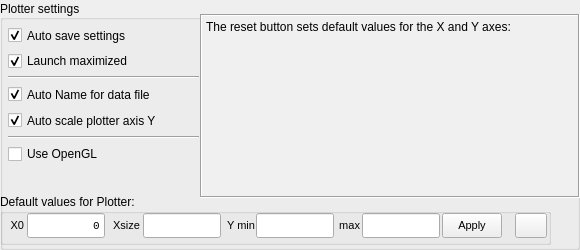
      <widget class="QGroupBox" name="groupBoxPlot">
       <property name="minimumSize">
        <size>
         <width>580</width>
         <height>250</height>
        </size>
       </property>
       <property name="maximumSize">
        <size>
         <width>550</width>
         <height>250</height>
        </size>
       </property>
       <property name="layoutDirection">
        <enum>Qt::LeftToRight</enum>
       </property>
       <property name="title">
        <string>Plotter settings</string>
       </property>
       <property name="alignment">
        <set>Qt::AlignLeading|Qt::AlignLeft|Qt::AlignVCenter</set>
       </property>
       <property name="flat">
        <bool>true</bool>
       </property>
       <property name="checkable">
        <bool>false</bool>
       </property>
       <widget class="QWidget" name="layoutWidget2">
        <property name="geometry">
         <rect>
          <x>8</x>
          <y>20</y>
          <width>191</width>
          <height>156</height>
         </rect>
        </property>
        <layout class="QVBoxLayout" name="verticalLayout">
         <property name="spacing">
          <number>0</number>
         </property>
         <item>
          <widget class="QCheckBox" name="checkBAutoSaveSet">
           <property name="sizePolicy">
            <sizepolicy hsizetype="Minimum" vsizetype="Fixed">
             <horstretch>0</horstretch>
             <verstretch>0</verstretch>
            </sizepolicy>
           </property>
           <property name="minimumSize">
            <size>
             <width>18</width>
             <height>21</height>
            </size>
           </property>
           <property name="maximumSize">
            <size>
             <width>16777215</width>
             <height>16777215</height>
            </size>
           </property>
           <property name="toolTip">
            <string>Auto save settings</string>
           </property>
           <property name="statusTip">
            <string>Auto save settings</string>
           </property>
           <property name="layoutDirection">
            <enum>Qt::LeftToRight</enum>
           </property>
           <property name="text">
            <string>Auto save settings</string>
           </property>
           <property name="checked">
            <bool>true</bool>
           </property>
          </widget>
         </item>
         <item>
          <widget class="QCheckBox" name="checkBLaunchMax">
           <property name="enabled">
            <bool>true</bool>
           </property>
           <property name="layoutDirection">
            <enum>Qt::LeftToRight</enum>
           </property>
           <property name="text">
            <string>Launch maximized</string>
           </property>
           <property name="checked">
            <bool>true</bool>
           </property>
          </widget>
         </item>
         <item>
          <widget class="Line" name="line">
           <property name="orientation">
            <enum>Qt::Horizontal</enum>
           </property>
          </widget>
         </item>
         <item>
          <widget class="QCheckBox" name="checkBAutoNameFile">
           <property name="sizePolicy">
            <sizepolicy hsizetype="Minimum" vsizetype="Fixed">
             <horstretch>0</horstretch>
             <verstretch>0</verstretch>
            </sizepolicy>
           </property>
           <property name="minimumSize">
            <size>
             <width>120</width>
             <height>21</height>
            </size>
           </property>
           <property name="maximumSize">
            <size>
             <width>16777215</width>
             <height>16777215</height>
            </size>
           </property>
           <property name="toolTip">
            <string>Auto set name file for save data [brga_YYMMDD-hhmmss]</string>
           </property>
           <property name="statusTip">
            <string>Auto save settings</string>
           </property>
           <property name="layoutDirection">
            <enum>Qt::LeftToRight</enum>
           </property>
           <property name="text">
            <string>Auto Name for data file</string>
           </property>
           <property name="checked">
            <bool>true</bool>
           </property>
          </widget>
         </item>
         <item>
          <widget class="QCheckBox" name="checkBAutoScaleY">
           <property name="sizePolicy">
            <sizepolicy hsizetype="Minimum" vsizetype="Fixed">
             <horstretch>0</horstretch>
             <verstretch>0</verstretch>
            </sizepolicy>
           </property>
           <property name="minimumSize">
            <size>
             <width>18</width>
             <height>21</height>
            </size>
           </property>
           <property name="maximumSize">
            <size>
             <width>16777215</width>
             <height>16777215</height>
            </size>
           </property>
           <property name="toolTip">
            <string>Auto scale</string>
           </property>
           <property name="statusTip">
            <string>Auto scale</string>
           </property>
           <property name="layoutDirection">
            <enum>Qt::LeftToRight</enum>
           </property>
           <property name="text">
            <string>Auto scale plotter axis Y</string>
           </property>
           <property name="checked">
            <bool>true</bool>
           </property>
          </widget>
         </item>
         <item>
          <widget class="Line" name="line_2">
           <property name="orientation">
            <enum>Qt::Horizontal</enum>
           </property>
          </widget>
         </item>
         <item>
          <widget class="QCheckBox" name="checkBOGL">
           <property name="enabled">
            <bool>true</bool>
           </property>
           <property name="layoutDirection">
            <enum>Qt::LeftToRight</enum>
           </property>
           <property name="text">
            <string>Use OpenGL</string>
           </property>
           <property name="checked">
            <bool>false</bool>
           </property>
          </widget>
         </item>
        </layout>
       </widget>
       <widget class="QTextBrowser" name="textBrowserNoteReset">
        <property name="enabled">
         <bool>true</bool>
        </property>
        <property name="geometry">
         <rect>
          <x>200</x>
          <y>14</y>
          <width>380</width>
          <height>184</height>
         </rect>
        </property>
        <property name="sizePolicy">
         <sizepolicy hsizetype="Expanding" vsizetype="Expanding">
          <horstretch>192</horstretch>
          <verstretch>120</verstretch>
         </sizepolicy>
        </property>
        <property name="minimumSize">
         <size>
          <width>380</width>
          <height>184</height>
         </size>
        </property>
        <property name="maximumSize">
         <size>
          <width>380</width>
          <height>140</height>
         </size>
        </property>
        <property name="palette">
         <palette>
          <active>
           <colorrole role="Base">
            <brush brushstyle="SolidPattern">
             <color alpha="255">
              <red>240</red>
              <green>240</green>
              <blue>240</blue>
             </color>
            </brush>
           </colorrole>
          </active>
          <inactive>
           <colorrole role="Base">
            <brush brushstyle="SolidPattern">
             <color alpha="255">
              <red>240</red>
              <green>240</green>
              <blue>240</blue>
             </color>
            </brush>
           </colorrole>
          </inactive>
          <disabled>
           <colorrole role="Base">
            <brush brushstyle="SolidPattern">
             <color alpha="255">
              <red>232</red>
              <green>231</green>
              <blue>223</blue>
             </color>
            </brush>
           </colorrole>
          </disabled>
         </palette>
        </property>
        <property name="font">
         <font>
          <pointsize>8</pointsize>
         </font>
        </property>
        <property name="frameShape">
         <enum>QFrame::Box</enum>
        </property>
        <property name="frameShadow">
         <enum>QFrame::Sunken</enum>
        </property>
        <property name="lineWidth">
         <number>1</number>
        </property>
        <property name="markdown">
         <string>The reset button sets default values for the X and Y axes:

</string>
        </property>
        <property name="html">
         <string>&lt;!DOCTYPE HTML PUBLIC &quot;-//W3C//DTD HTML 4.0//EN&quot; &quot;http://www.w3.org/TR/REC-html40/strict.dtd&quot;&gt;
&lt;html&gt;&lt;head&gt;&lt;meta name=&quot;qrichtext&quot; content=&quot;1&quot; /&gt;&lt;meta charset=&quot;utf-8&quot; /&gt;&lt;style type=&quot;text/css&quot;&gt;
p, li { white-space: pre-wrap; }
hr { height: 1px; border-width: 0; }
li.unchecked::marker { content: &quot;\2610&quot;; }
li.checked::marker { content: &quot;\2612&quot;; }
&lt;/style&gt;&lt;/head&gt;&lt;body style=&quot; font-family:'Segoe UI'; font-size:8pt; font-weight:400; font-style:normal;&quot;&gt;
&lt;p style=&quot; margin-top:0px; margin-bottom:0px; margin-left:0px; margin-right:0px; -qt-block-indent:0; text-indent:0px;&quot;&gt;&lt;span style=&quot; font-size:9pt; color:#000000;&quot;&gt;The reset button sets default values for the X and Y axes:&lt;/span&gt;&lt;/p&gt;&lt;/body&gt;&lt;/html&gt;</string>
        </property>
       </widget>
       <widget class="QGroupBox" name="groupBox">
        <property name="geometry">
         <rect>
          <x>0</x>
          <y>194</y>
          <width>551</width>
          <height>51</height>
         </rect>
        </property>
        <property name="title">
         <string>Default values for Plotter:</string>
        </property>
        <property name="flat">
         <bool>true</bool>
        </property>
        <widget class="QLineEdit" name="lineEditAxYmin">
         <property name="enabled">
          <bool>true</bool>
         </property>
         <property name="geometry">
          <rect>
           <x>256</x>
           <y>19</y>
           <width>78</width>
           <height>25</height>
          </rect>
         </property>
         <property name="sizePolicy">
          <sizepolicy hsizetype="Fixed" vsizetype="Fixed">
           <horstretch>0</horstretch>
           <verstretch>0</verstretch>
          </sizepolicy>
         </property>
         <property name="minimumSize">
          <size>
           <width>25</width>
           <height>25</height>
          </size>
         </property>
         <property name="maximumSize">
          <size>
           <width>78</width>
           <height>25</height>
          </size>
         </property>
         <property name="font">
          <font>
           <family>Liberation Mono</family>
           <pointsize>8</pointsize>
          </font>
         </property>
         <property name="toolTip">
          <string>min value axis Y</string>
         </property>
         <property name="statusTip">
          <string>min value axis Y</string>
         </property>
         <property name="alignment">
          <set>Qt::AlignRight|Qt::AlignTrailing|Qt::AlignVCenter</set>
         </property>
        </widget>
        <widget class="QLineEdit" name="lineEditAxX0">
         <property name="enabled">
          <bool>true</bool>
         </property>
         <property name="geometry">
          <rect>
           <x>27</x>
           <y>19</y>
           <width>78</width>
           <height>25</height>
          </rect>
         </property>
         <property name="sizePolicy">
          <sizepolicy hsizetype="Fixed" vsizetype="Fixed">
           <horstretch>0</horstretch>
           <verstretch>0</verstretch>
          </sizepolicy>
         </property>
         <property name="minimumSize">
          <size>
           <width>25</width>
           <height>25</height>
          </size>
         </property>
         <property name="maximumSize">
          <size>
           <width>78</width>
           <height>25</height>
          </size>
         </property>
         <property name="font">
          <font>
           <family>Liberation Mono</family>
           <pointsize>8</pointsize>
           <bold>false</bold>
          </font>
         </property>
         <property name="toolTip">
          <string>min value axis Y</string>
         </property>
         <property name="statusTip">
          <string>min value axis Y</string>
         </property>
         <property name="text">
          <string>0</string>
         </property>
         <property name="maxLength">
          <number>65500</number>
         </property>
         <property name="alignment">
          <set>Qt::AlignRight|Qt::AlignTrailing|Qt::AlignVCenter</set>
         </property>
         <property name="readOnly">
          <bool>true</bool>
         </property>
        </widget>
        <widget class="QLineEdit" name="lineEditAxXsize">
         <property name="enabled">
          <bool>true</bool>
         </property>
         <property name="geometry">
          <rect>
           <x>143</x>
           <y>19</y>
           <width>78</width>
           <height>25</height>
          </rect>
         </property>
         <property name="sizePolicy">
          <sizepolicy hsizetype="Fixed" vsizetype="Fixed">
           <horstretch>0</horstretch>
           <verstretch>0</verstretch>
          </sizepolicy>
         </property>
         <property name="minimumSize">
          <size>
           <width>25</width>
           <height>25</height>
          </size>
         </property>
         <property name="maximumSize">
          <size>
           <width>78</width>
           <height>25</height>
          </size>
         </property>
         <property name="font">
          <font>
           <family>Liberation Mono</family>
           <pointsize>8</pointsize>
           <bold>false</bold>
          </font>
         </property>
         <property name="toolTip">
          <string>min value axis Y</string>
         </property>
         <property name="statusTip">
          <string>min value axis Y</string>
         </property>
         <property name="maxLength">
          <number>65500</number>
         </property>
         <property name="alignment">
          <set>Qt::AlignRight|Qt::AlignTrailing|Qt::AlignVCenter</set>
         </property>
        </widget>
        <widget class="QLineEdit" name="lineEditAxYmax">
         <property name="enabled">
          <bool>true</bool>
         </property>
         <property name="geometry">
          <rect>
           <x>362</x>
           <y>19</y>
           <width>78</width>
           <height>25</height>
          </rect>
         </property>
         <property name="sizePolicy">
          <sizepolicy hsizetype="Fixed" vsizetype="Fixed">
           <horstretch>0</horstretch>
           <verstretch>0</verstretch>
          </sizepolicy>
         </property>
         <property name="minimumSize">
          <size>
           <width>25</width>
           <height>25</height>
          </size>
         </property>
         <property name="maximumSize">
          <size>
           <width>78</width>
           <height>25</height>
          </size>
         </property>
         <property name="font">
          <font>
           <family>Liberation Mono</family>
           <pointsize>8</pointsize>
           <bold>false</bold>
          </font>
         </property>
         <property name="toolTip">
          <string>max value axis Y</string>
         </property>
         <property name="statusTip">
          <string>max value axis Y</string>
         </property>
         <property name="alignment">
          <set>Qt::AlignRight|Qt::AlignTrailing|Qt::AlignVCenter</set>
         </property>
        </widget>
        <widget class="QLabel" name="labelXsize">
         <property name="geometry">
          <rect>
           <x>106</x>
           <y>19</y>
           <width>34</width>
           <height>25</height>
          </rect>
         </property>
         <property name="minimumSize">
          <size>
           <width>25</width>
           <height>25</height>
          </size>
         </property>
         <property name="maximumSize">
          <size>
           <width>34</width>
           <height>25</height>
          </size>
         </property>
         <property name="font">
          <font>
           <pointsize>8</pointsize>
           <bold>false</bold>
          </font>
         </property>
         <property name="text">
          <string>Xsize</string>
         </property>
         <property name="alignment">
          <set>Qt::AlignRight|Qt::AlignTrailing|Qt::AlignVCenter</set>
         </property>
        </widget>
        <widget class="QLabel" name="labelYscale">
         <property name="geometry">
          <rect>
           <x>221</x>
           <y>19</y>
           <width>34</width>
           <height>25</height>
          </rect>
         </property>
         <property name="minimumSize">
          <size>
           <width>34</width>
           <height>25</height>
          </size>
         </property>
         <property name="maximumSize">
          <size>
           <width>34</width>
           <height>25</height>
          </size>
         </property>
         <property name="font">
          <font>
           <pointsize>8</pointsize>
           <bold>false</bold>
          </font>
         </property>
         <property name="text">
          <string>Y min</string>
         </property>
         <property name="alignment">
          <set>Qt::AlignRight|Qt::AlignTrailing|Qt::AlignVCenter</set>
         </property>
        </widget>
        <widget class="QPushButton" name="pushBPlotDefSave">
         <property name="enabled">
          <bool>true</bool>
         </property>
         <property name="geometry">
          <rect>
           <x>442</x>
           <y>19</y>
           <width>60</width>
           <height>25</height>
          </rect>
         </property>
         <property name="sizePolicy">
          <sizepolicy hsizetype="Fixed" vsizetype="Fixed">
           <horstretch>0</horstretch>
           <verstretch>0</verstretch>
          </sizepolicy>
         </property>
         <property name="minimumSize">
          <size>
           <width>25</width>
           <height>25</height>
          </size>
         </property>
         <property name="maximumSize">
          <size>
           <width>60</width>
           <height>25</height>
          </size>
         </property>
         <property name="font">
          <font>
           <pointsize>8</pointsize>
          </font>
         </property>
         <property name="toolTip">
          <string>Reset to defaults value for all axises</string>
         </property>
         <property name="statusTip">
          <string>Reset to defaults value for all axises</string>
         </property>
         <property name="layoutDirection">
          <enum>Qt::LeftToRight</enum>
         </property>
         <property name="text">
          <string>Apply</string>
         </property>
         <property name="checkable">
          <bool>false</bool>
         </property>
         <property name="flat">
          <bool>false</bool>
         </property>
        </widget>
        <widget class="QPushButton" name="pushBPlotDefReset">
         <property name="enabled">
          <bool>true</bool>
         </property>
         <property name="geometry">
          <rect>
           <x>515</x>
           <y>19</y>
           <width>32</width>
           <height>25</height>
          </rect>
         </property>
         <property name="sizePolicy">
          <sizepolicy hsizetype="Fixed" vsizetype="Fixed">
           <horstretch>0</horstretch>
           <verstretch>0</verstretch>
          </sizepolicy>
         </property>
         <property name="minimumSize">
          <size>
           <width>25</width>
           <height>25</height>
          </size>
         </property>
         <property name="maximumSize">
          <size>
           <width>32</width>
           <height>25</height>
          </size>
         </property>
         <property name="font">
          <font>
           <pointsize>8</pointsize>
          </font>
         </property>
         <property name="toolTip">
          <string>Reset to defaults value for Plotter</string>
         </property>
         <property name="statusTip">
          <string>Reset to defaults value for Plotter</string>
         </property>
         <property name="layoutDirection">
          <enum>Qt::LeftToRight</enum>
         </property>
         <property name="text">
          <string/>
         </property>
         <property name="icon">
          <iconset resource="btns.qrc">
           <normaloff>:/images/btnS0.png</normaloff>:/images/btnS0.png</iconset>
         </property>
         <property name="checkable">
          <bool>false</bool>
         </property>
         <property name="flat">
          <bool>false</bool>
         </property>
        </widget>
        <widget class="QLabel" name="labelX0">
         <property name="geometry">
          <rect>
           <x>4</x>
           <y>19</y>
           <width>20</width>
           <height>25</height>
          </rect>
         </property>
         <property name="minimumSize">
          <size>
           <width>20</width>
           <height>25</height>
          </size>
         </property>
         <property name="maximumSize">
          <size>
           <width>20</width>
           <height>25</height>
          </size>
         </property>
         <property name="font">
          <font>
           <pointsize>8</pointsize>
           <bold>false</bold>
          </font>
         </property>
         <property name="text">
          <string>X0</string>
         </property>
         <property name="alignment">
          <set>Qt::AlignRight|Qt::AlignTrailing|Qt::AlignVCenter</set>
         </property>
        </widget>
        <widget class="QLabel" name="labelMax">
         <property name="geometry">
          <rect>
           <x>338</x>
           <y>19</y>
           <width>22</width>
           <height>25</height>
          </rect>
         </property>
         <property name="minimumSize">
          <size>
           <width>22</width>
           <height>25</height>
          </size>
         </property>
         <property name="maximumSize">
          <size>
           <width>22</width>
           <height>25</height>
          </size>
         </property>
         <property name="font">
          <font>
           <pointsize>8</pointsize>
          </font>
         </property>
         <property name="frameShape">
          <enum>QFrame::NoFrame</enum>
         </property>
         <property name="text">
          <string>max</string>
         </property>
         <property name="alignment">
          <set>Qt::AlignRight|Qt::AlignTrailing|Qt::AlignVCenter</set>
         </property>
        </widget>
       </widget>
      </widget>
